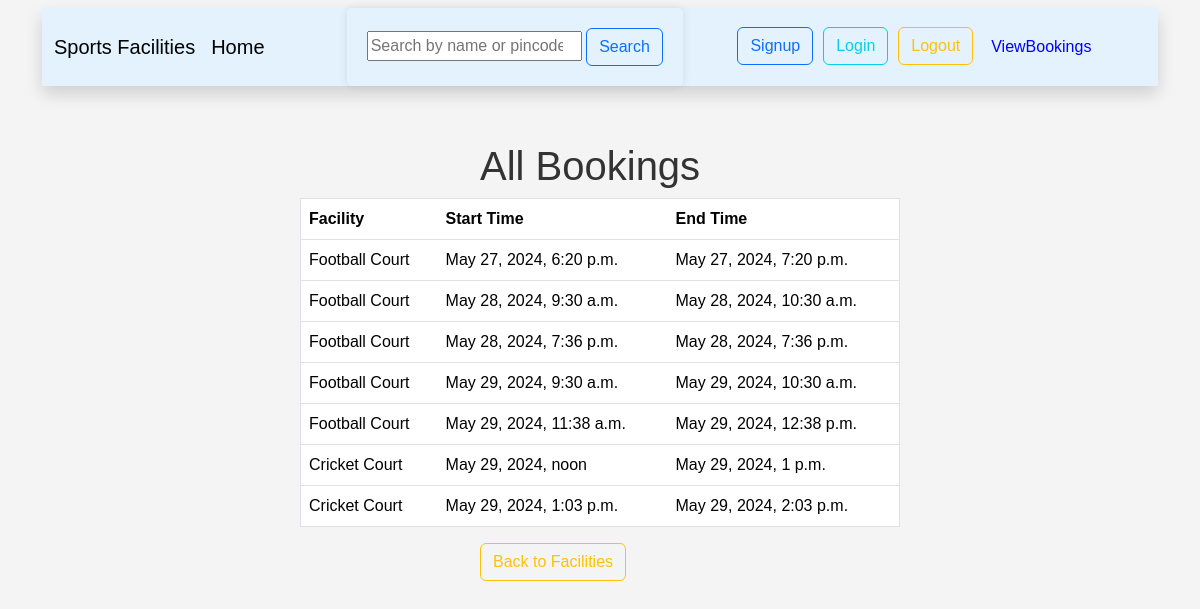
The page /bookings/ on the database its author committed.
### courts/models.py (models this page shows, shortened)
class Booking(models.Model):
    facility = models.ForeignKey(Facility, on_delete=models.CASCADE)
    start_time = models.DateTimeField()
    end_time = models.DateTimeField()

class Facility(models.Model):
    name = models.CharField(max_length=100)
    description = models.TextField()
    location = models.CharField(max_length=255)
    pincode = models.CharField(max_length=10)
    price_per_hour = models.DecimalField(max_digits=10, decimal_places=2, default=10.00)
    image = models.ImageField(upload_to='facility_images/')

### courts/views.py (the view)
# urls.py: path('bookings/', views.booking_list, name='booking_list'),
def booking_list(request):
    bookings = Booking.objects.all().order_by('start_time')
    return render(request, 'booking_list.html', {'bookings': bookings})

### template/booking_list.html (shortened to what this page needs)
{% extends 'facility_list.html' %}
{% block main %}
<!DOCTYPE html>
<html>
<head>
    {% load static %}
    <link rel="stylesheet" type="text/css" href="{% static 'css/style.css' %}">
</head>
<body style="background-image: url(https://th.bing.com/th/id/OIP.Zbv_dDhUQq7uy6pbsHTPLgHaEp?w=290&h=183&c=7&r=0&o=5&dpr=1.3&pid=1.7);  background-repeat: no-repeat; background-attachment: fixed; background-size: cover;" >
    <h1 style="margin-left: 40%;">All Bookings</h1>
    <table class="table border" style="margin-left: 25%; width: 50%;">
        <thead>
            <tr>
                <th>Facility</th>
                <th>Start Time</th>
                <th>End Time</th>
            </tr>
        </thead>
        <tbody>
            {% for booking in bookings %}
            <tr>
                <td>{{ booking.facility.name }}</td>
                <td>{{ booking.start_time }}</td>
                <td>{{ booking.end_time }}</td>
            </tr>
            {% endfor %}
        </tbody>
    </table>
    <a style="margin-left: 40%;" class="btn btn-outline-warning" href="{% url 'facility_list' %}">Back to Facilities</a>
</body>
</html>
{% endblock %}

### static/css/style.css (style rules this page uses)
body { font-family: Arial, sans-serif; margin: 0; padding: 0; background-color: #f4f4f4; }
h1, h2 { color: #333; }
a { color: #0066cc; text-decoration: none; }

### rows shown on the page
Booking: facility.name "Football Court", start_time "May 27, 2024, 6:20 p.m.", end_time "May 27, 2024, 7:20 p.m."
Booking: facility.name "Football Court", start_time "May 28, 2024, 9:30 a.m.", end_time "May 28, 2024, 10:30 a.m."
Booking: facility.name "Football Court", start_time "May 28, 2024, 7:36 p.m.", end_time "May 28, 2024, 7:36 p.m."
Booking: facility.name "Football Court", start_time "May 29, 2024, 9:30 a.m.", end_time "May 29, 2024, 10:30 a.m."
Booking: facility.name "Football Court", start_time "May 29, 2024, 11:38 a.m.", end_time "May 29, 2024, 12:38 p.m."
Booking: facility.name "Cricket Court", start_time "May 29, 2024, noon", end_time "May 29, 2024, 1 p.m."
Booking: facility.name "Cricket Court", start_time "May 29, 2024, 1:03 p.m.", end_time "May 29, 2024, 2:03 p.m."
